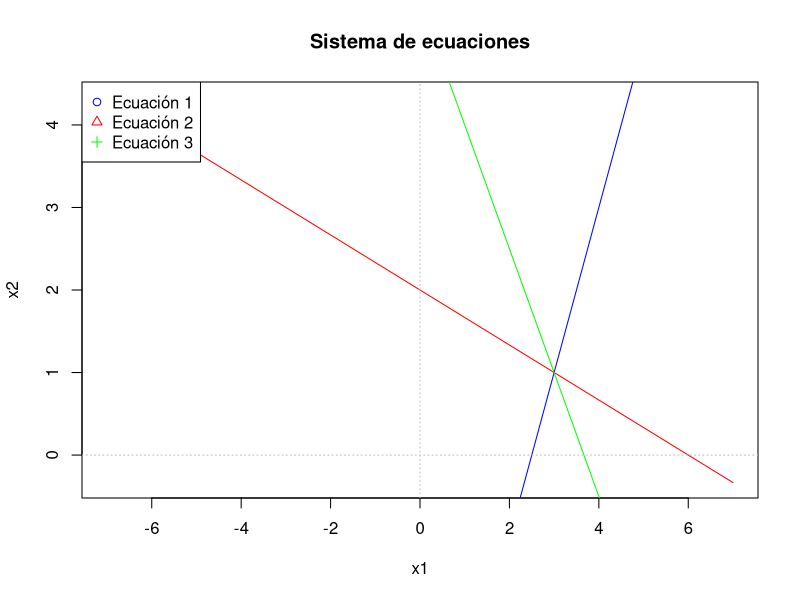
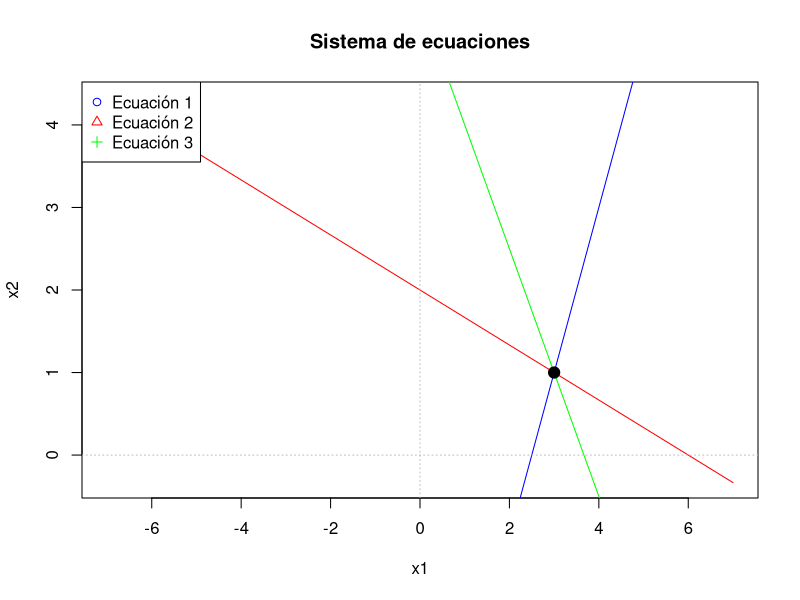

R code for these plots, in order:
## ---- chunk 1
x1<-seq(-7,7,by=1);x1


## ---- chunk 2
# Gráficamos la primera ecuación x21 

x21<-(6-x1)/3;x21
plot(x1,x21, type='l', col='red', main='Sistema de ecuaciones',
     xlab = 'x1', ylab = 'x2')
# Ahora graficamos con x22
x22<- -5+2*x1
# la Agregamos con el comando lines 
lines(x1,x22, col='blue')
#Ahora agregamos la tercera ecuación x23
x23<-(11-3*x1)/2
# la Agregamos con el comando lines 
lines(x1,x23, col='green')
# Agregamos las líneas en el eje cero con el comando abline 
abline(h=0, v=0, lty=3, col='gray')
# Podemos agregar etiquetas para cada ecuación 
legend('topleft',legend=c('Ecuación 1','Ecuación 2', 'Ecuación 3'),
 pch=c(1,2, 3),col=c('blue','red','green'))


## ---- chunk 3
# Como son tres ecuaciones y dos incógnitas solo se necesitan dos ecuaciones y se pueden
# hacer las conbinaciones 12, 13, 23
A<-matrix(c(1, 3,
            2,-1), nrow = 2, ncol = 2, byrow = TRUE)#;A
#Ahora generamos el vector b
b<-c(6,5)
S<-solve(A,b)
# Ejercicio resuelve el sistema 13 y 23 y comprueba el resultado 

## ---- chunk 4
# Gráficamos la primera ecuación x21 
x21<-(6-x1)/3
plot(x1,x21, type='l', col='red', main='Sistema de ecuaciones',
     xlab = 'x1', ylab = 'x2')
# Ahora graficamos con x22
x22<- -5+2*x1
# la Agregamos con el comando lines 
lines(x1,x22, col='blue')
#Ahora agregamos la tercera ecuación x23
x23<-(11-3*x1)/2
# la Agregamos con el comando lines 
lines(x1,x23, col='green')
# Agregamos las líneas en el eje cero con el comando abline 
abline(h=0, v=0, lty=3, col='gray')
# Podemos agregar etiquetas para cada ecuación 
legend('topleft',legend=c('Ecuación 1','Ecuación 2', 'Ecuación 3'),
 pch=c(1,2, 3),col=c('blue','red','green'))
points(S[1], S[2], cex=1.5, pch=19)

